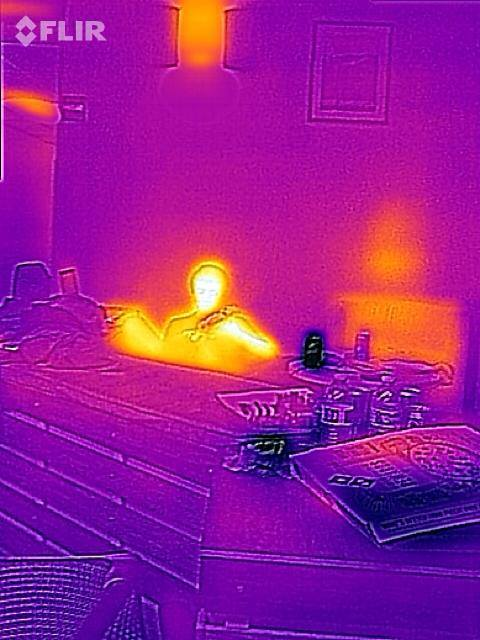
#> input picture blob/f.jpg, 480 x 640 px
$ python blob.py   (older library calls are emulated)
#> lines starting #> are read from the running program, lines starting #| are printed output that depends on the picture
import cv2
import numpy as np

# Read image
im = cv2.imread("f.jpg", cv2.IMREAD_GRAYSCALE)
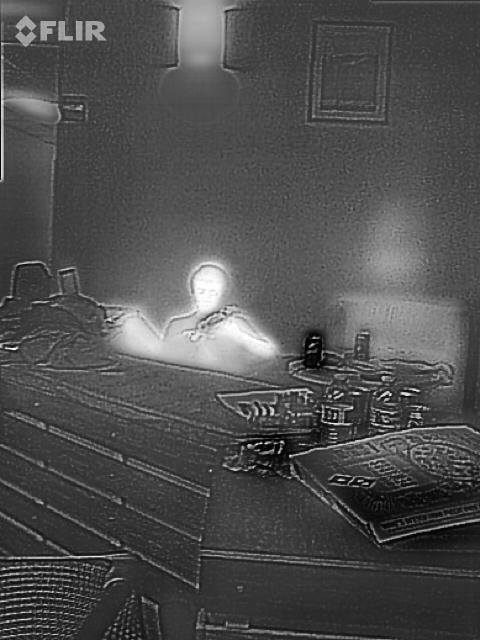
#> im: shape (640, 480); min 0, max 255, mean 78

# Set up the detector with default parameters.
params = cv2.SimpleBlobDetector_Params()

# params.filterByColor = True
# params.blobColor = 255

# Create a detector with the parameters
ver = (cv2.__version__).split('.')
if int(ver[0]) < 3 :
    detector = cv2.SimpleBlobDetector(params)
else :
    detector = cv2.SimpleBlobDetector_create(params)

# Detect blobs.
keypoints = detector.detect(im)
#> keypoints = 3 keypoints; (x, y, size): (25, 31, 9.4), (94, 27, 6.4), (425, 448, 6.2)

# Draw detected blobs as red circles.
# cv2.DRAW_MATCHES_FLAGS_DRAW_RICH_KEYPOINTS ensures the size of the circle corresponds to the size of blob
im_with_keypoints = cv2.drawKeypoints(im, keypoints, np.array([]), (0,0,255), cv2.DRAW_MATCHES_FLAGS_DRAW_RICH_KEYPOINTS)

# Show keypoints
cv2.imshow("Keypoints", im_with_keypoints)
cv2.waitKey(0)

$ run again, with blob/flir.jpg copied over blob/f.jpg
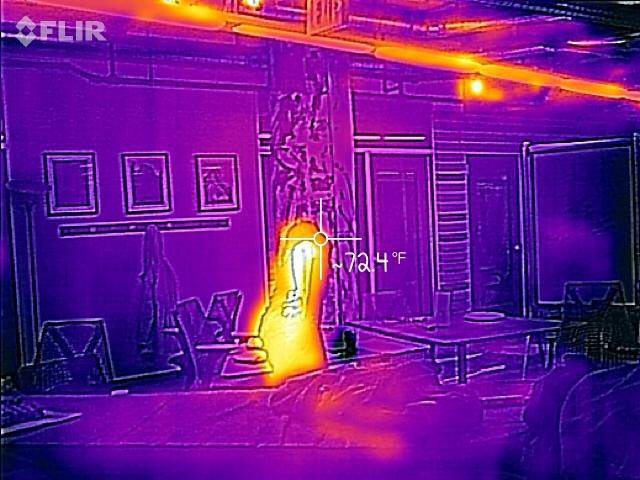
#> input picture blob/flir.jpg, 640 x 480 px
#> `im = cv2.imread("f.jpg", cv2.IMREAD_GRAYSCALE)`:
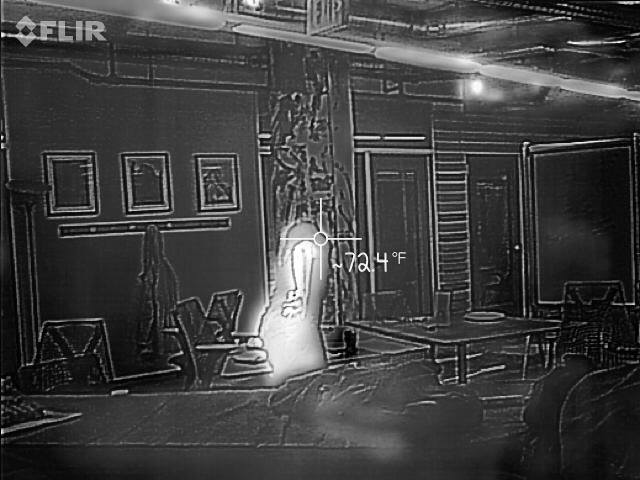
#> im: shape (480, 640); min 0, max 255, mean 63.9
#> keypoints = 9 keypoints; (x, y, size): (71, 183, 57.3), (146, 183, 54.3), (217, 183, 50.1), (320, 238, 12.1), (36, 31, 9.6), (25, 30, 9.4), (94, 27, 6.6), (264, 150, 6.5), (362, 267, 5.9)
